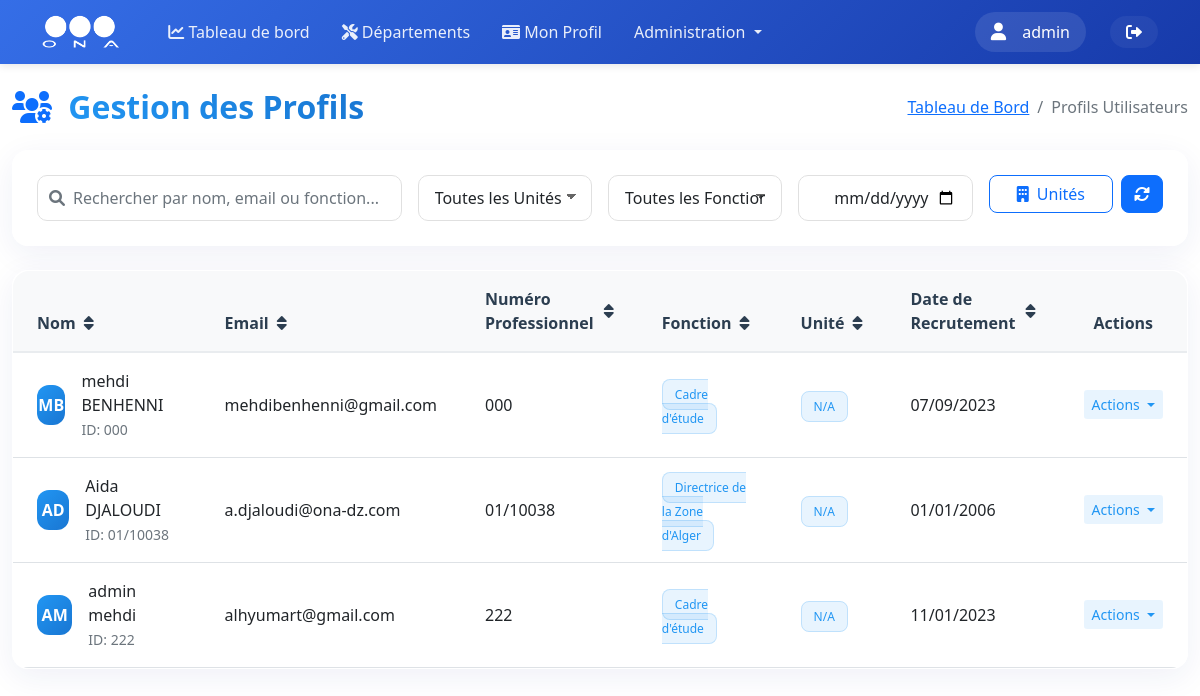
The app's page /admin/profiles (signed in) with its own data.
### models.py (models this page shows, shortened)
class User(UserMixin, db.Model):
    __tablename__ = 'users'
    id = db.Column(db.Integer, primary_key=True)
    username = db.Column(db.String(80), unique=True, nullable=False)
    nickname = db.Column(db.String(80))
    email = db.Column(db.String(120), unique=True, nullable=True)
    password_hash = db.Column(db.String(128))
    role = db.Column(db.String(20), nullable=False, default=UserRole.UTILISATEUR)
    is_active = db.Column(db.Boolean, default=True)
    last_login = db.Column(db.DateTime)
    unit_id = db.Column(db.Integer, db.ForeignKey('units.id', ondelete='SET NULL'), nullable=True)
    zone_id = db.Column(db.Integer, db.ForeignKey('zones.id', ondelete='SET NULL'), nullable=True)
    created_at = db.Column(db.DateTime, default=datetime.utcnow)
    updated_at = db.Column(db.DateTime, default=datetime.utcnow, onupdate=datetime.utcnow)
    profile = db.relationship('UserProfile', backref='user', uselist=False, lazy=True, cascade='all, delete-orphan')
    incidents = db.relationship('Incident', backref='author', lazy=True)

class UserProfile(db.Model):
    __tablename__ = 'user_profiles'
    id = db.Column(db.Integer, primary_key=True)
    first_name = db.Column(db.String(100), nullable=False)
    last_name = db.Column(db.String(100), nullable=False)
    date_of_birth = db.Column(db.Date, nullable=False)
    email = db.Column(db.String(120), unique=True, nullable=False)
    professional_number = db.Column(db.String(50), unique=True, nullable=False)
    job_function = db.Column(db.String(100), nullable=False)
    recruitment_date = db.Column(db.DateTime, nullable=False)
    phone = db.Column(db.String(20))
    address = db.Column(db.String(200))
    user_id = db.Column(db.Integer, db.ForeignKey('users.id'), nullable=False)
    created_at = db.Column(db.DateTime, default=datetime.utcnow)
    updated_at = db.Column(db.DateTime, default=datetime.utcnow, onupdate=datetime.utcnow)

### routes/profiles.py (the view, shortened to what this page needs)
@profiles.route('/admin/profiles', methods=['GET'])
@login_required
def admin_profiles():
    if current_user.role != 'Admin':
        flash('Accès non autorisé', 'error')
        return redirect(url_for(INDEX))
    search_query = request.args.get('search', '')
    sort_by = request.args.get('sort_by', 'last_name')
    order = request.args.get('order', 'asc')
    query = UserProfile.query
    if hasattr(UserProfile, sort_by):
        sort_column = getattr(UserProfile, sort_by)
        if order == 'desc':
            sort_column = sort_column.desc()
        query = query.order_by(sort_column)
    profiles = query.all()
    return render_template('profiles/admin_profiles.html', profiles=profiles)

### templates/profiles/admin_profiles.html (shortened to what this page needs)
{% extends "base/base.html" %}
{% block content %}
<div class="container-fluid mt-4">
    <div class="row mb-4">
        <div class="col-12">
            <div class="d-flex justify-content-between align-items-center">
                <h2 class="mb-0">
                    <i class="fas fa-users-gear me-2 text-primary"></i>
                    <span class="gradient-text">Gestion des Profils</span>
                </h2>
                <nav aria-label="breadcrumb">
                    <ol class="breadcrumb mb-0">
                        <li class="breadcrumb-item"><a href="{{ url_for('dashboard') }}">Tableau de Bord</a></li>
                        <li class="breadcrumb-item active">Profils Utilisateurs</li>
                    </ol>
                </nav>
            </div>
        </div>
    </div>
    <div class="row mb-4">
        <div class="col-12">
            <div class="glass-card">
                <div class="card-body p-4">
                    <div class="row g-3">
                        <div class="col-md-4">
                            <div class="search-wrapper">
                                <i class="fas fa-search search-icon"></i>
                                <input type="text" id="searchInput" class="form-control modern-input"
                                       placeholder="Rechercher par nom, email ou fonction...">
                            </div>
                        </div>
                        <div class="col-md-2">
                            <select class="form-select modern-select" id="unitFilter">
                                <option value="">Toutes les Unités</option>
                            </select>
                        </div>
                        <div class="col-md-2">
                            <select class="form-select modern-select" id="jobFilter">
                                <option value="">Toutes les Fonctions</option>
                            </select>
                        </div>
                        <div class="col-md-2">
                            <input type="date" class="form-control modern-input" id="dateFilter" placeholder="Date de Recrutement">
                        </div>
                        <div class="col-md-2">
                            <div class="d-flex gap-2">
                                <a href="{{ url_for('units.manage_units') }}" class="btn btn-outline-primary modern-btn flex-grow-1">
                                    <i class="fas fa-building me-1"></i> Unités
                                </a>
                                <button class="btn btn-primary modern-btn" onclick="refreshTable()" id="refreshBtn">
                                    <i class="fas fa-sync-alt"></i>
                                </button>
                            </div>
                        </div>
                    </div>
                </div>
            </div>
        </div>
    </div>
    <div class="row">
        <div class="col-12">
            <div class="glass-card">
                <div class="card-body p-0">
                    <div class="table-responsive modern-table">
                        <table class="table table-hover align-middle mb-0" id="profilesTable">
                            <thead>
                                <tr>
                                    <th class="px-4 py-3" onclick="sortTable(0)">
                                        <div class="d-flex align-items-center">
                                            Nom <i class="fas fa-sort ms-2"></i>
                                        </div>
                                    </th>
                                    <th class="px-4 py-3" onclick="sortTable(1)">
                                        <div class="d-flex align-items-center">
                                            Email <i class="fas fa-sort ms-2"></i>
                                        </div>
                                    </th>
                                    <th class="px-4 py-3" onclick="sortTable(2)">
                                        <div class="d-flex align-items-center">
                                            Numéro Professionnel <i class="fas fa-sort ms-2"></i>
                                        </div>
                                    </th>
                                    <th class="px-4 py-3" onclick="sortTable(3)">
                                        <div class="d-flex align-items-center">
                                            Fonction <i class="fas fa-sort ms-2"></i>
                                        </div>
                                    </th>
                                    <th class="px-4 py-3" onclick="sortTable(4)">
                                        <div class="d-flex align-items-center">
                                            Unité <i class="fas fa-sort ms-2"></i>
                                        </div>
                                    </th>
                                    <th class="px-4 py-3" onclick="sortTable(5)">
                                        <div class="d-flex align-items-center">
                                            Date de Recrutement <i class="fas fa-sort ms-2"></i>
                                        </div>
                                    </th>
                                    <th class="px-4 py-3 text-center">Actions</th>
                                </tr>
                            </thead>
                            <tbody>
                                {% for profile in profiles %}
                                <tr class="border-bottom">
                                    <td class="px-4 py-3">
                                        <div class="d-flex align-items-center">
                                            <div class="modern-avatar">
                                                {{ profile.first_name[0] }}{{ profile.last_name[0] }}
                                            </div>
                                            <div class="ms-3">
                                                <div class="fw-semibold">{{ profile.first_name }} {{ profile.last_name }}</div>
                                                <small class="text-muted">ID: {{ profile.professional_number }}</small>
                                            </div>
                                        </div>
                                    </td>
                                    <td class="px-4 py-3">{{ profile.email }}</td>
                                    <td class="px-4 py-3">{{ profile.professional_number }}</td>
                                    <td class="px-4 py-3">
                                        <span class="modern-badge">
                                            {{ profile.job_function }}
                                        </span>
                                    </td>
                                    <td class="px-4 py-3">
                                        <span class="modern-badge-primary">
                                            {{ profile.user.unit.name if profile.user.unit else 'N/A' }}
                                        </span>
                                    </td>
                                    <td class="px-4 py-3">{{ profile.recruitment_date.strftime('%d/%m/%Y') }}</td>
                                    <td class="px-4 py-3 text-center">
                                        <div class="dropdown">
                                            <button class="btn btn-sm btn-light-primary dropdown-toggle" type="button" data-bs-toggle="dropdown">
                                                Actions
                                            </button>
                                        </div>
                                    </td>
                                </tr>
                                {% endfor %}
                            </tbody>
                        </table>
                    </div>
                </div>
            </div>
        </div>
    </div>
</div>
{% endblock %}

### templates/base/base.html (shortened to what this page needs)
<!DOCTYPE html>
<html lang="fr" dir="ltr">
<head>
    <link href="https://cdn.jsdelivr.net/npm/bootstrap@5.1.3/dist/css/bootstrap.min.css" rel="stylesheet">
    <link href="https://cdnjs.cloudflare.com/ajax/libs/font-awesome/6.0.0/css/all.min.css" rel="stylesheet">
    <link rel="stylesheet" href="https://unpkg.com/leaflet@1.9.4/dist/leaflet.css" />
</head>
<body>
    <nav class="navbar navbar-expand-lg sticky-top">
        <div class="container">
            <a class="navbar-brand" href="{{ url_for('dashboard') }}">
                <img src="{{ url_for('static', filename='images/ona_logo.png') }}" alt="ONA">
            </a>
            <div class="collapse navbar-collapse" id="navbarNav">
                <ul class="navbar-nav me-auto mb-2 mb-lg-0">
                    <li class="nav-item">
                        <a class="nav-link" href="{{ url_for('dashboard') }}">
                            <i class="fas fa-chart-line"></i>
                            <span>Tableau de bord</span>
                        </a>
                    </li>
                    <li class="nav-item">
                        <a class="nav-link" href="{{ url_for('departements') }}">
                            <i class="fas fa-tools"></i>
                            <span>Départements</span>
                        </a>
                    </li>
                    {% if current_user.is_authenticated %}
                    <li class="nav-item">
                        <a class="nav-link" href="{{ url_for('profiles.view_profile') }}">
                            <i class="fas fa-id-card"></i>
                            <span>Mon Profil</span>
                        </a>
                    </li>
                    {% if current_user.role == 'Admin' %}
                    <li class="nav-item dropdown">
                        <a class="nav-link dropdown-toggle" href="#" id="adminDropdown" role="button" data-bs-toggle="dropdown">
                            Administration
                        </a>
                    </li>
                    {% endif %}
                    {% endif %}
                </ul>
                <div class="user-section">
                    <div class="d-flex align-items-center">
                        {% if current_user.is_authenticated %}
                            <div class="user-info">
                                <i class="fas fa-user me-2"></i>
                                <span>
                                    {% if current_user.nickname %}
                                        {{ current_user.nickname }}
                                    {% else %}
                                        {{ current_user.username }}
                                    {% endif %}
                                </span>
                            </div>
                            <a href="{{ url_for('auth.logout') }}" class="logout-btn text-white text-decoration-none ms-2" title="Déconnexion">
                                <i class="fas fa-sign-out-alt"></i>
                            </a>
                        {% else %}
                            <a href="{{ url_for('auth.login') }}" class="btn btn-light">Connexion</a>
                        {% endif %}
                    </div>
                </div>
            </div>
        </div>
    </nav>
    {% block content %}{% endblock %}
</body>
</html>

### records on screen
User: username "admin"
UserProfile: first_name "M", last_name "B", first_name "mehdi", last_name "BENHENNI", professional_number "000", email "mehdibenhenni@gmail.com", job_function "Cadre d'étude", user.unit "N/A", recruitment_date "07/09/2023"
UserProfile: first_name "A", last_name "D", first_name "Aida", last_name "DJALOUDI", professional_number "01/10038", email "a.djaloudi@ona-dz.com", job_function "Directrice de la Zone d'Alger", user.unit "N/A", recruitment_date "01/01/2006"
UserProfile: first_name "A", last_name "M", first_name "admin", last_name "mehdi", professional_number "222", email "alhyumart@gmail.com", job_function "Cadre d'étude", user.unit "N/A", recruitment_date "11/01/2023"
